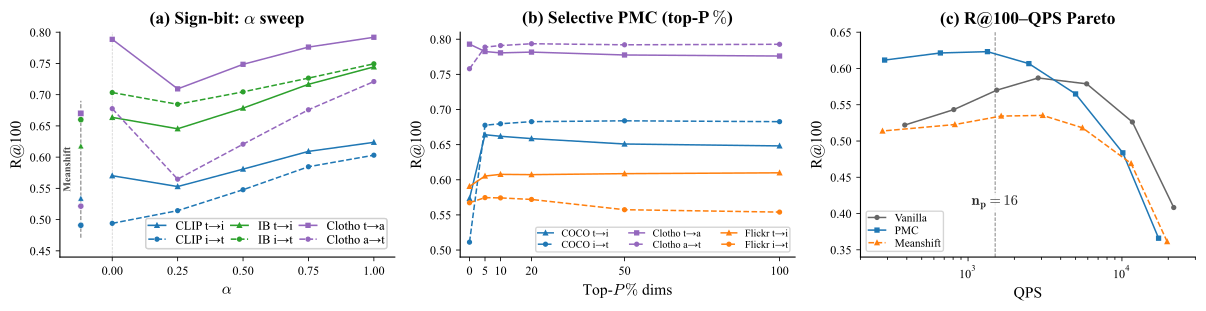

The script that saved this image:
"""Generate split analysis figures for the paper.

Outputs:
- fig_gap_vs_gain.(pdf|png): single-column scatter with linear trend and Pearson r.
- fig_analysis_bcd.(pdf|png): full-width (a)(b)(c) analysis panels.
- fig_combined_1x4.(pdf|png): legacy combined layout for backward compatibility.
"""

from pathlib import Path

import matplotlib as mpl
import matplotlib.pyplot as plt
import numpy as np
from matplotlib.lines import Line2D

# Style
mpl.rcParams.update(
    {
        "pdf.fonttype": 42,
        "ps.fonttype": 42,
        "font.family": "serif",
        "font.serif": ["Times New Roman", "DejaVu Serif"],
        "mathtext.fontset": "cm",
        "axes.linewidth": 0.8,
        "xtick.major.width": 0.6,
        "ytick.major.width": 0.6,
        "xtick.major.size": 3.0,
        "ytick.major.size": 3.0,
    }
)

C_CLIP = "#1f77b4"
C_CLIPL = "#ff7f0e"
C_IB = "#2ca02c"
C_IB_AUDIO = "#9467bd"

rabitq_data = [
    ("CLIP-L", 0.82, 0.174),
    ("CLIP-L", 0.82, 0.107),
    ("CLIP-L", 0.77, 0.149),
    ("CLIP-L", 0.77, 0.088),
    ("CLIP", 0.82, 0.109),
    ("CLIP", 0.82, 0.054),
    ("ImageBind", 0.70, 0.046),
    ("ImageBind", 0.70, 0.081),
    ("ImageBind", 0.60, 0.068),
    ("ImageBind", 0.60, 0.016),
]
ivfpq_data = [
    ("CLIP", 0.82, 0.092),
    ("CLIP", 0.82, 0.148),
    ("CLIP-L", 0.82, 0.205),
    ("CLIP-L", 0.82, 0.238),
    ("ImageBind", 0.70, 0.108),
    ("ImageBind", 0.70, 0.092),
    ("CLIP-L", 0.77, 0.031),
    ("CLIP-L", 0.77, 0.038),
]
opq_data = [
    ("CLIP", 0.82, 0.055),
    ("CLIP", 0.82, -0.001),
    ("CLIP-L", 0.82, 0.117),
    ("CLIP-L", 0.82, 0.081),
    ("ImageBind", 0.70, 0.072),
    ("ImageBind", 0.70, 0.052),
    ("CLIP-L", 0.77, -0.004),
    ("CLIP-L", 0.77, 0.019),
]

backbone_color = {
    "CLIP": C_CLIP,
    "CLIP-L": C_CLIPL,
    "ImageBind": C_IB,
}
index_cfg = {
    "RaBitQ": {"marker": "o", "s": 28},
    "IVFPQ": {"marker": "^", "s": 28},
    "OPQ": {"marker": "s", "s": 22},
}

idx_handles = [
    Line2D([0], [0], marker="o", color="w", markerfacecolor="grey", markersize=4.2, markeredgecolor="none", label="RaBitQ"),
    Line2D([0], [0], marker="^", color="w", markerfacecolor="grey", markersize=4.2, markeredgecolor="none", label="IVFPQ"),
    Line2D([0], [0], marker="s", color="w", markerfacecolor="grey", markersize=3.5, markeredgecolor="none", label="OPQ"),
]


def plot_gap_vs_gain(ax, title_prefix=None) -> None:
    points_x = []
    points_y = []
    for idx_name, dataset in [("RaBitQ", rabitq_data), ("IVFPQ", ivfpq_data), ("OPQ", opq_data)]:
        cfg = index_cfg[idx_name]
        for bb, gap, delta in dataset:
            ax.scatter(
                gap,
                delta,
                marker=cfg["marker"],
                s=cfg["s"],
                color=backbone_color[bb],
                edgecolors="white",
                linewidths=0.3,
                zorder=3,
            )
            points_x.append(gap)
            points_y.append(delta)

    x = np.array(points_x, dtype=float)
    y = np.array(points_y, dtype=float)
    slope, intercept = np.polyfit(x, y, 1)
    xline = np.linspace(0.0, 1.0, 200)
    yline = slope * xline + intercept
    r = float(np.corrcoef(x, y)[0, 1])

    ax.plot(xline, yline, color="#1a1a1a", linewidth=1.4, alpha=0.95, linestyle="-", label="Trend")
    ax.axhline(0, color="grey", linewidth=0.4, linestyle="--", zorder=0)
    ax.text(
        0.97,
        0.015,
        rf"$r={r:.2f}$",
        transform=ax.transAxes,
        fontsize=7.2,
        va="bottom",
        ha="right",
        bbox=dict(facecolor="white", edgecolor="0.8", alpha=0.92, boxstyle="round,pad=0.16"),
    )

    ax.set_xlabel(r"Modality Gap ($L_2$ norm)", fontsize=10.2, labelpad=3)
    ax.set_ylabel(r"$\Delta$R@100 (PMC $-$ Vanilla)", fontsize=10.2, labelpad=3)
    ax.set_xlim(0, 1.0)
    ax.set_ylim(-0.03, 0.26)
    ax.tick_params(labelsize=8.0)
    ax.spines["top"].set_visible(False)
    ax.spines["right"].set_visible(False)
    if title_prefix:
        ax.set_title(rf"({title_prefix}) Gap vs $\mathbf{{\Delta}}$R@100", fontsize=12.6, fontweight="bold", pad=6)

    bb_handles = [
        Line2D([0], [0], marker="o", color="w", markerfacecolor=C_CLIPL, markersize=4.2, markeredgecolor="none", label="CLIP-L"),
        Line2D([0], [0], marker="o", color="w", markerfacecolor=C_CLIP, markersize=4.2, markeredgecolor="none", label="CLIP"),
        Line2D([0], [0], marker="o", color="w", markerfacecolor=C_IB, markersize=4.2, markeredgecolor="none", label="IB"),
    ]
    leg_bb = ax.legend(
        handles=bb_handles,
        loc="upper left",
        bbox_to_anchor=(0.01, 0.99),
        borderaxespad=0.0,
        fontsize=7.3,
        title="Backbone",
        title_fontsize=7.4,
        frameon=True,
        framealpha=0.82,
        edgecolor="0.8",
        borderpad=0.16,
        labelspacing=0.15,
        handletextpad=0.22,
        handlelength=1.0,
    )
    ax.add_artist(leg_bb)
    ax.legend(
        handles=idx_handles,
        loc="upper left",
        bbox_to_anchor=(0.24, 0.99),
        borderaxespad=0.0,
        fontsize=7.3,
        title="Index",
        title_fontsize=7.4,
        frameon=True,
        framealpha=0.82,
        edgecolor="0.8",
        borderpad=0.16,
        labelspacing=0.15,
        handletextpad=0.22,
        handlelength=1.0,
    )


def plot_alpha_sweep(ax, panel_label: str = "a") -> None:
    alphas = [0.0, 0.25, 0.50, 0.75, 1.00]
    clip_ti = [0.5702, 0.5529, 0.5808, 0.6092, 0.6237]
    clip_it = [0.4940, 0.5143, 0.5478, 0.5846, 0.6031]
    ib_ti = [0.6636, 0.6454, 0.6785, 0.7166, 0.7445]
    ib_it = [0.7034, 0.6846, 0.7045, 0.7265, 0.7494]
    cl_ta = [0.7886, 0.7093, 0.7486, 0.7762, 0.7919]
    cl_at = [0.6776, 0.5647, 0.6207, 0.6758, 0.7210]

    # Marker encodes target modality: →image="^", →text="o", →audio="s".
    ax.plot(alphas, clip_ti, "-^", color=C_CLIP, markersize=2.8, linewidth=1.1, label="CLIP t→i")
    ax.plot(alphas, clip_it, "--o", color=C_CLIP, markersize=2.8, linewidth=1.1, label="CLIP i→t")
    ax.plot(alphas, ib_ti, "-^", color=C_IB, markersize=2.8, linewidth=1.1, label="IB t→i")
    ax.plot(alphas, ib_it, "--o", color=C_IB, markersize=2.8, linewidth=1.1, label="IB i→t")
    ax.plot(alphas, cl_ta, "-s", color=C_IB_AUDIO, markersize=2.8, linewidth=1.1, label="Clotho t→a")
    ax.plot(alphas, cl_at, "--o", color=C_IB_AUDIO, markersize=2.8, linewidth=1.1, label="Clotho a→t")

    # MS markers mirror the same target-modality shapes per direction.
    ms_data = [
        (0.5345, "^", C_CLIP),
        (0.4909, "o", C_CLIP),
        (0.6181, "^", C_IB),
        (0.6600, "o", C_IB),
        (0.6702, "s", C_IB_AUDIO),
        (0.5215, "o", C_IB_AUDIO),
    ]
    ms_x = -0.12
    for v, m, c in ms_data:
        ax.scatter(ms_x, v, marker=m, color=c, s=20, edgecolors="white", linewidths=0.35, zorder=4)

    # Thin vertical mini-axis grounding the MeanShift (MS) column so its markers
    # read as a distinct operating point sitting left of the alpha axis.
    ms_lo = min(v for v, _, _ in ms_data)
    ms_hi = max(v for v, _, _ in ms_data)
    ax.plot([ms_x, ms_x], [ms_lo - 0.02, ms_hi + 0.02], color="0.5", linewidth=0.8, linestyle="--", zorder=1)

    ax.axvline(0.0, color="#cccccc", linewidth=0.5, linestyle="--", zorder=0)
    ax.set_xlabel(r"$\alpha$", fontsize=11.2, labelpad=4)
    ax.set_ylabel("R@100", fontsize=11.2, labelpad=4)
    ax.set_xlim(-0.2, 1.08)
    ax.set_ylim(0.44, 0.80)
    ax.set_xticks([0, 0.25, 0.5, 0.75, 1.0])
    ax.tick_params(labelsize=8.8)
    ax.spines["top"].set_visible(False)
    ax.spines["right"].set_visible(False)
    ax.set_title(rf"({panel_label}) Sign-bit: $\mathbf{{\alpha}}$ sweep", fontsize=12.6, fontweight="bold", pad=6)
    ax.text(ms_x - 0.05, (ms_lo + ms_hi) / 2, "Meanshift", fontsize=7.5,
            fontweight="bold", ha="center", va="center", rotation=90, color="0.3")

    # 2 rows × 3 columns: matplotlib fills legends column-major, and the plot
    # order is already color-paired (CLIP, CLIP, IB, IB, Clotho, Clotho), so
    # ncol=3 puts each color pair in its own column → each column is one color.
    leg_lines = ax.legend(
        fontsize=8.9,
        loc="lower right",
        bbox_to_anchor=(0.995, 0.01),
        ncol=3,
        frameon=True,
        framealpha=0.82,
        edgecolor="0.8",
        handlelength=1.4,
        borderpad=0.20,
        labelspacing=0.2,
        columnspacing=0.55,
    )
    ax.add_artist(leg_lines)


def plot_selective(ax, panel_label: str = "b") -> None:
    pct = [0, 5, 10, 20, 50, 100]
    sel_r100_ti = [0.5734, 0.6641, 0.6619, 0.6586, 0.6509, 0.6482]
    sel_r100_it = [0.5112, 0.6776, 0.6797, 0.6827, 0.6839, 0.6827]
    sel_r100_ta = [0.7930, 0.7825, 0.7806, 0.7817, 0.7776, 0.7761]
    sel_r100_at = [0.7580, 0.7888, 0.7910, 0.7936, 0.7921, 0.7928]
    sel_r100_fk_ti = [0.5906, 0.6053, 0.6077, 0.6073, 0.6087, 0.6099]
    sel_r100_fk_it = [0.5673, 0.5746, 0.5742, 0.5720, 0.5574, 0.5540]

    # Marker encodes target modality: →image="^", →text="o", →audio="s".
    ax.plot(pct, sel_r100_ti, "-^", color=C_CLIP, markersize=2.8, linewidth=1.1, label="COCO t→i")
    ax.plot(pct, sel_r100_it, "--o", color=C_CLIP, markersize=2.8, linewidth=1.1, label="COCO i→t")
    ax.plot(pct, sel_r100_ta, "-s", color=C_IB_AUDIO, markersize=2.8, linewidth=1.1, label="Clotho t→a")
    ax.plot(pct, sel_r100_at, "--o", color=C_IB_AUDIO, markersize=2.8, linewidth=1.1, label="Clotho a→t")
    ax.plot(pct, sel_r100_fk_ti, "-^", color=C_CLIPL, markersize=2.8, linewidth=1.1, label="Flickr t→i")
    ax.plot(pct, sel_r100_fk_it, "--o", color=C_CLIPL, markersize=2.8, linewidth=1.1, label="Flickr i→t")

    ax.set_xlabel(r"Top-$P\,\%$ dims", fontsize=11.2, labelpad=4)
    ax.set_ylabel("R@100", fontsize=11.2, labelpad=4)
    ax.set_xlim(-3, 105)
    ax.set_ylim(0.49, 0.81)
    ax.set_xticks([0, 5, 10, 20, 50, 100])
    ax.tick_params(labelsize=8.8)
    ax.spines["top"].set_visible(False)
    ax.spines["right"].set_visible(False)
    ax.set_title(rf"({panel_label}) Selective PMC (top-$\mathbf{{P}}\,\%$)", fontsize=12.6, fontweight="bold", pad=6)

    # 2 rows × 3 columns: column-major fill + color-paired plot order
    # (COCO, COCO, Clotho, Clotho, Flickr, Flickr) → each column is one color.
    ax.legend(
        fontsize=7.4,
        ncol=3,
        loc="lower right",
        frameon=True,
        framealpha=0.82,
        edgecolor="0.8",
        handlelength=1.5,
        borderpad=0.2,
        labelspacing=0.2,
    )


def plot_qps(ax, panel_label: str = "c") -> None:
    vanilla_r100 = [0.4083, 0.5262, 0.5788, 0.5869, 0.5701, 0.5433, 0.522]
    vanilla_qps = [21712, 11692, 5901, 2855, 1536, 808, 388]
    pmc_r100 = [0.366, 0.4837, 0.5649, 0.6067, 0.6232, 0.6214, 0.6116]
    pmc_qps = [17304, 10136, 4997, 2485, 1337, 661, 287]
    ms_r100 = [0.3613, 0.469, 0.5182, 0.5353, 0.5344, 0.5227, 0.5138]
    ms_qps = [19672, 11474, 5542, 3059, 1642, 821, 278]

    ax.plot(vanilla_qps, vanilla_r100, "-o", color="0.4", markersize=2.8, linewidth=1.1, label="Vanilla")
    ax.plot(pmc_qps, pmc_r100, "-s", color=C_CLIP, markersize=2.8, linewidth=1.1, label="PMC")
    ax.plot(ms_qps, ms_r100, "--^", color="#ff7f0e", markersize=2.8, linewidth=1.1, label="Meanshift")

    ax.set_xscale("log")
    ax.set_xlabel("QPS", fontsize=11.2, labelpad=4)
    ax.set_ylabel("R@100", fontsize=11.2, labelpad=4)
    ax.set_xlim(200, 30000)
    ax.set_ylim(0.34, 0.65)
    ax.tick_params(labelsize=8.8)
    ax.spines["top"].set_visible(False)
    ax.spines["right"].set_visible(False)
    ax.legend(
        fontsize=8.2,
        loc="lower left",
        frameon=True,
        framealpha=0.82,
        edgecolor="0.8",
        handlelength=1.5,
        borderpad=0.2,
        labelspacing=0.2,
    )
    ax.set_title(rf"({panel_label}) R@100–QPS Pareto", fontsize=12.6, fontweight="bold", pad=6)

    # Thin vertical reference line at the shared nprobe=16 operating point.
    # All three methods cluster near QPS~1500 there (vanilla 1536, PMC 1337,
    # MS 1642), so one line + a black top label reads it as a common point.
    np16_x = 1500
    ax.axvline(np16_x, color="0.5", linewidth=0.7, linestyle="--", zorder=0)
    # Label sits in the empty lower-middle region (clear of the curves above
    # and the legend at lower left), slightly raised off the x-axis, with a
    # white box so the dashed reference line does not strike through it.
    ax.text(np16_x, 0.415, r"$\bf{n_p{=}16}$", fontsize=10.5,
            color="0.15", ha="center", va="center",
            bbox=dict(facecolor="white", edgecolor="none", alpha=0.85,
                      boxstyle="round,pad=0.15"))


def save_split_figures(outdir: Path) -> None:
    fig_gap, ax_gap = plt.subplots(1, 1, figsize=(3.20, 2.10))
    plot_gap_vs_gain(ax_gap)
    fig_gap.tight_layout(pad=0.28)
    fig_gap.savefig(str(outdir / "fig_gap_vs_gain.pdf"), bbox_inches="tight")
    fig_gap.savefig(str(outdir / "fig_gap_vs_gain.png"), dpi=300, bbox_inches="tight")
    plt.close(fig_gap)

    fig_bcd, axes_bcd = plt.subplots(1, 3, figsize=(12.0, 3.10))
    plot_alpha_sweep(axes_bcd[0], panel_label="a")
    plot_selective(axes_bcd[1], panel_label="b")
    plot_qps(axes_bcd[2], panel_label="c")
    fig_bcd.tight_layout(pad=0.45, w_pad=0.95)
    fig_bcd.savefig(str(outdir / "fig_analysis_bcd.pdf"), bbox_inches="tight")
    fig_bcd.savefig(str(outdir / "fig_analysis_bcd.png"), dpi=300, bbox_inches="tight")
    fig_bcd.savefig(str(outdir / "fig3_analysis.pdf"), bbox_inches="tight")
    fig_bcd.savefig(str(outdir / "fig3_analysis.png"), dpi=300, bbox_inches="tight")
    plt.close(fig_bcd)


def save_legacy_combined(outdir: Path) -> None:
    fig, axes = plt.subplots(1, 4, figsize=(13.8, 3.12))
    plot_gap_vs_gain(axes[0], title_prefix="a")
    plot_alpha_sweep(axes[1], panel_label="b")
    plot_selective(axes[2], panel_label="c")
    plot_qps(axes[3], panel_label="d")
    fig.tight_layout(pad=0.58, w_pad=1.12)
    fig.savefig(str(outdir / "fig_combined_1x4.pdf"), bbox_inches="tight")
    fig.savefig(str(outdir / "fig_combined_1x4.png"), dpi=300, bbox_inches="tight")
    plt.close(fig)


if __name__ == "__main__":
    outdir = Path(__file__).resolve().parent
    save_split_figures(outdir)
    save_legacy_combined(outdir)
    print("Saved fig_gap_vs_gain, fig_analysis_bcd, and fig_combined_1x4 (pdf/png)")
